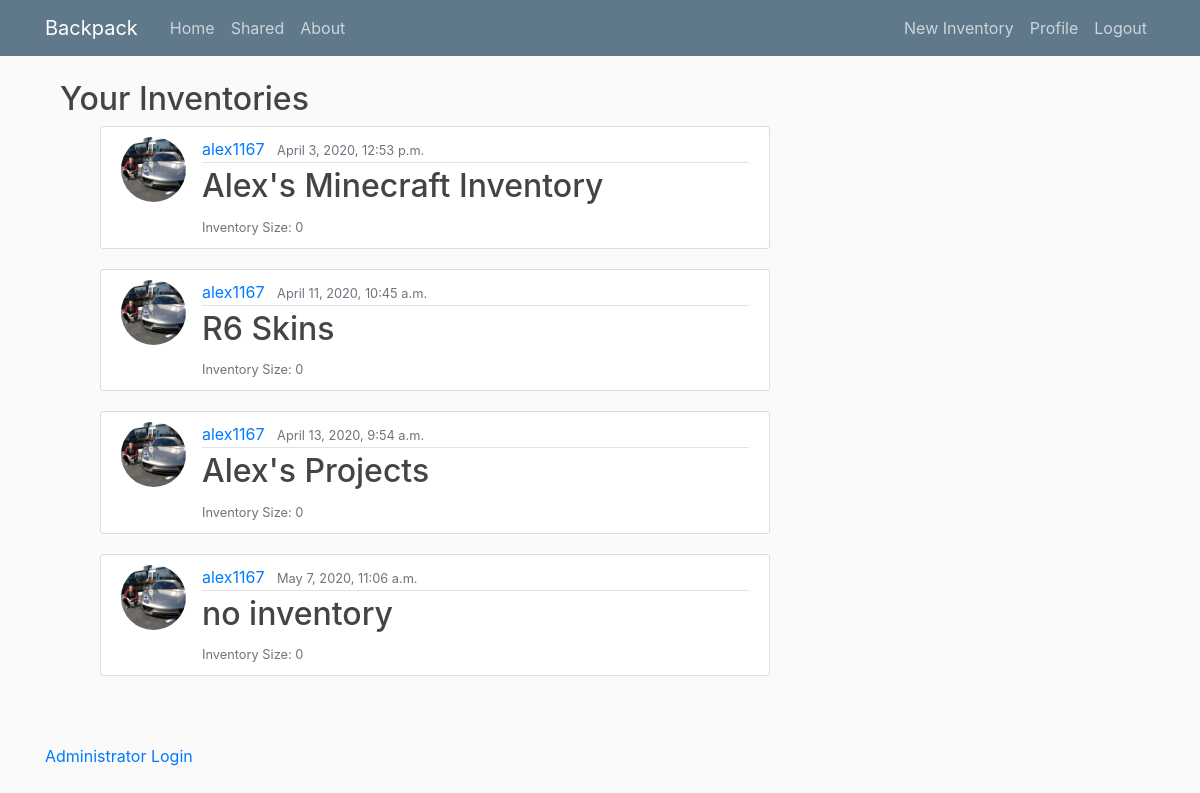
The app's page / (signed in) with its own data.
### inv_manage/models.py (models this page shows, shortened)
class Inventory(models.Model):
    name = models.CharField(max_length = 100)
    date_created = models.DateTimeField(auto_now_add = True)
    inv_size = models.IntegerField(default=0)
    author = models.ForeignKey(User, on_delete=models.CASCADE)

### users/models.py (models this page shows, shortened)
class Profile(models.Model):
    user = models.OneToOneField(User, on_delete=models.CASCADE)
    image = models.ImageField(default='profile_pics/default.jpg', upload_to='profile_pics')

### inv_manage/views.py (the view)
# urls.py: path('', InvListView.as_view(), name='inv_manage-index'),
class InvListView(ListView):
    model = Inventory
    template_name = 'inv_manage/index.html'
    context_object_name = 'Inventories'
    ordering = ['-date_created']
    paginate_by = 5
    def get_queryset(self):
        if self.request.user.is_authenticated:
            return Inventory.objects.filter(author=self.request.user)
        else:
            return Inventory.objects.all()

### inv_manage/templates/inv_manage/index.html (shortened to what this page needs)
{% extends 'inv_manage/layout.html' %} {% block content %}
{% if user.is_authenticated %}
<h2 class="center-align">Your Inventories</h3>
<ul class="collection">
  {% for inv in Inventories %}
    <article class="media content-section">
      <img class="rounded-circle article-img" src="{{ inv.author.profile.image.url }}">
      <div class="media-body">
        <div class="article-metadata">
          <a class="mr-2" href="{% url 'inv_manage-user_invs' inv.author.username %}">{{ inv.author }}</a>
          <small class="text-muted">{{ inv.date_created }}</small>
        </div>
        <h2><a class="article-title" href="{% url 'inv_manage-detail' inv.id %}">{{ inv.name }}</a></h2>
        <small class="text-muted">Inventory Size: {{ inv.inv_size }}</small>
      </div>
    </article>
  {% endfor %}
</ul>
{% else %}
<h3>Welcome to Backpack. please <a href="{% url 'login' %}">Sign In</a>.</h3>
{% endif %}
{% endblock %}

### inv_manage/static/inv_manage/main.css (style rules this page uses)
body { background: #fafafa; color: #333333; margin-top: 5rem; }
h1, h2, h3, h4, h5, h6 { color: #444444; }
ul { margin: 0; }
.content-section { background: #ffffff; padding: 10px 20px; border: 1px solid #dddddd; border-radius: 3px; margin-bottom: 20px; }
.article-title { color: #444444; }
.article-img { height: 65px; width: 65px; margin-right: 16px; }
.article-metadata { padding-bottom: 1px; margin-bottom: 4px; border-bottom: 1px solid #e3e3e3; }

### records on screen
Inventory: author.profile.image (picture), author "alex1167", date_created "April 3, 2020, 12:53 p.m.", name "Alex's Minecraft Inventory", inv_size "0"
Inventory: author.profile.image (picture), author "alex1167", date_created "April 11, 2020, 10:45 a.m.", name "R6 Skins", inv_size "0"
Inventory: author.profile.image (picture), author "alex1167", date_created "April 13, 2020, 9:54 a.m.", name "Alex's Projects", inv_size "0"
Inventory: author.profile.image (picture), author "alex1167", date_created "May 7, 2020, 11:06 a.m.", name "no inventory", inv_size "0"
